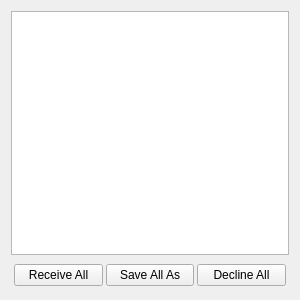
<?xml version="1.0" encoding="UTF-8"?>
<ui version="4.0">
 <class>FileTransmissionListWidget</class>
 <widget class="QWidget" name="FileTransmissionListWidget">
  <property name="geometry">
   <rect>
    <x>0</x>
    <y>0</y>
    <width>300</width>
    <height>300</height>
   </rect>
  </property>
  <property name="windowTitle">
   <string>Form</string>
  </property>
  <layout class="QVBoxLayout" name="verticalLayout">
   <item>
    <widget class="QListWidget" name="listWidget">
     <property name="editTriggers">
      <set>QAbstractItemView::NoEditTriggers</set>
     </property>
     <property name="selectionMode">
      <enum>QAbstractItemView::NoSelection</enum>
     </property>
     <property name="resizeMode">
      <enum>QListView::Adjust</enum>
     </property>
    </widget>
   </item>
   <item>
    <widget class="QFrame" name="frame">
     <property name="frameShape">
      <enum>QFrame::NoFrame</enum>
     </property>
     <layout class="QHBoxLayout" name="horizontalLayout_2">
      <property name="spacing">
       <number>3</number>
      </property>
      <property name="leftMargin">
       <number>3</number>
      </property>
      <property name="topMargin">
       <number>3</number>
      </property>
      <property name="rightMargin">
       <number>3</number>
      </property>
      <property name="bottomMargin">
       <number>3</number>
      </property>
      <item>
       <layout class="QHBoxLayout" name="horizontalLayout">
        <item>
         <widget class="QPushButton" name="pushButtonReceiveAll">
          <property name="text">
           <string>Receive All</string>
          </property>
         </widget>
        </item>
        <item>
         <widget class="QPushButton" name="pushButtonSaveAllAs">
          <property name="text">
           <string>Save All As</string>
          </property>
         </widget>
        </item>
        <item>
         <widget class="QPushButton" name="pushButtonDeclineAll">
          <property name="text">
           <string>Decline All</string>
          </property>
         </widget>
        </item>
       </layout>
      </item>
     </layout>
    </widget>
   </item>
  </layout>
 </widget>
 <resources/>
 <connections/>
</ui>
